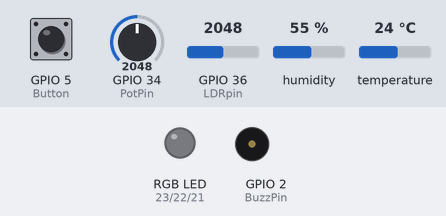
A sketch run on a simulated ESP32. Parts: an RGB LED mixed from three pins (HIGH = lit), buzzer (waves = sounding). Inputs (shaded band) come from the test bench; at power-on: GPIO 5 (Button) HIGH, temperature 24 °C, GPIO 34 (PotPin) = 2048, GPIO 36 (LDRpin) = 2048, humidity 55 %. WiFi joins after 1.5 s; servers stay silent unless stated.

Above: at 2.7 s.
2.8 s: GPIO 5 (Button) pulled LOW for 0.15 s
At 3.2 s:
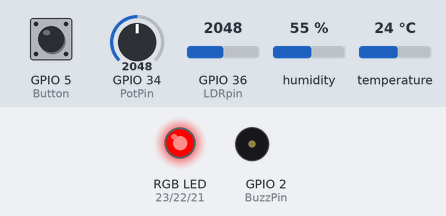
4.4 s: temperature set to 30 °C
6.7 s: temperature set to 33 °C
At 8.0 s:
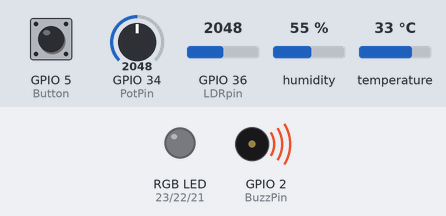
9.0 s: temperature set to 12 °C
At 10.4 s:
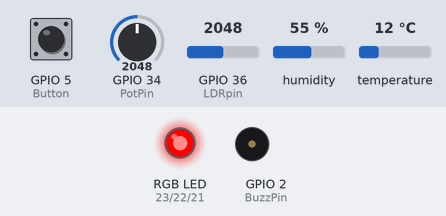
11.1 s: GPIO 34 (PotPin) set to 1906
At 11.9 s:
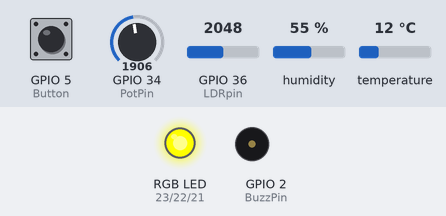
12.6 s: GPIO 34 (PotPin) set to 1436
14.1 s: GPIO 34 (PotPin) set to 1328
At 15.4 s:
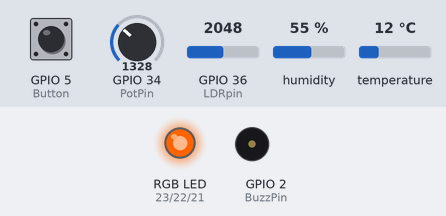
Timing chart, 0 to 16.6 s (numbered marks = the images above; inputs shaded):
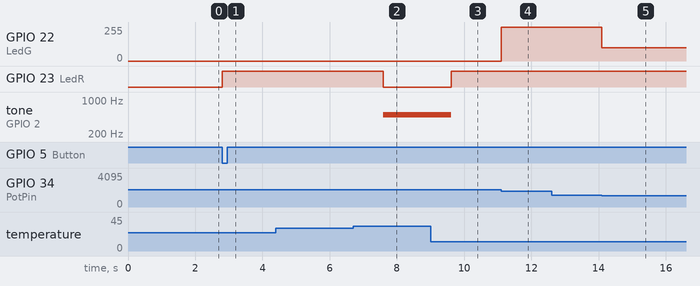

Measured:
- the behaviour switches between 31 and 32 °C on temperature (found by bisection; images 1 and 2)
- the behaviour switches between 1948 and 1947 on GPIO 34 (PotPin) (found by bisection; images 3 and 4)
- the behaviour switches between 1365 and 1364 on GPIO 34 (PotPin) (found by bisection; images 4 and 5)
- after the input at 2.8 s, GPIO 23 (LedR): LOW → HIGH at once
- after the input at 4.4 s, every drawn part: stays the same
- after the input at 6.7 s, GPIO 23 (LedR): HIGH → LOW after 0.90 s; tone on GPIO 2 (BuzzPin): silent → 500 Hz after 0.90 s
- after the input at 9.0 s, GPIO 23 (LedR): LOW → HIGH after 0.62 s; tone on GPIO 2 (BuzzPin): 500 Hz → silent after 0.62 s
- after the input at 11.1 s, GPIO 22 (LedG): 0/255 → 255/255 at once
- after the input at 12.6 s, every drawn part: stays the same
- after the input at 14.1 s, GPIO 22 (LedG): 255/255 → 100/255 at once

The sketch:

LampadaInteligente.ino
```cpp
#include "thingProperties.h"
#include "DHT.h"
#include "soc/soc.h"
#include "soc/rtc_cntl_reg.h"

// HARDWARE
#define DHTTYPE DHT11
#define DHTpin  4
#define LDRpin 36
#define PotPin 34
#define Button 5

#define BuzzPin 2
#define LedR 23
#define LedG 22
#define LedB 21

// Variáveis Locais
bool LED_LOCK = false;
bool TEMP_ENABLED = true;
bool LDR_ENABLED = true;

// --- MEMÓRIA DO BOTÃO FÍSICO ---
int ultimoValorFisico = 0;
const int THRESHOLD = 100; // Sensibilidade

volatile unsigned long lastButtonPress = 0;
const unsigned long debounceDelay = 250;

DHT dht(DHTpin, DHTTYPE);

void IRAM_ATTR rotina_botao() {
  unsigned long currentTime = millis();
  if ((currentTime - lastButtonPress) > debounceDelay) {
    sistema_ativo = !sistema_ativo;
    lastButtonPress = currentTime;
  }
}

void setColor(int r, int g, int b) {
  analogWrite(LedR, r);
  analogWrite(LedG, g);
  analogWrite(LedB, b);
}

void setup() {
  WRITE_PERI_REG(RTC_CNTL_BROWN_OUT_REG, 0);
  Serial.begin(115200);
  delay(1500);

  // Inicializa a memória do botão
  ultimoValorFisico = analogRead(PotPin);

  dht.begin();
  pinMode(BuzzPin, OUTPUT);
  pinMode(LedR, OUTPUT);
  pinMode(LedG, OUTPUT);
  pinMode(LedB, OUTPUT);
  pinMode(Button, INPUT_PULLUP);

  attachInterrupt(digitalPinToInterrupt(Button), rotina_botao, FALLING);

  initProperties();
  ArduinoCloud.begin(ArduinoIoTPreferredConnection);
  setDebugMessageLevel(2);
  ArduinoCloud.printDebugInfo();
}

void loop() {
  ArduinoCloud.update();

  // --- LEITURAS  ---
  float tempLida = dht.readTemperature();
  float humLida  = dht.readHumidity();
  int ldrLido = analogRead(LDRpin);

  // --- LÓGICA DO LED HÍBRIDO ---
  int leituraAtual = analogRead(PotPin);

  if (abs(leituraAtual - ultimoValorFisico) > THRESHOLD) {
    cores = leituraAtual;
    ultimoValorFisico = leituraAtual;
  }

  if (isnan(tempLida)) tempLida = 0.0;
  if (isnan(humLida))  humLida = 0.0;

  temperatura = tempLida;
  umidade = humLida;
  luminosidade = ldrLido;

  // --- SAÍDAS ---
  if (!sistema_ativo) {
    noTone(BuzzPin);
    setColor(0,0,0);
  }
  else {
    // P1: TEMPERATURA
    if (TEMP_ENABLED && (temperatura < 0 || temperatura > 31)) {
      LED_LOCK = true;
      setColor(0,0,0);
      tone(BuzzPin, 500);
    }
    else {
      noTone(BuzzPin);

      // P2: LUMINOSIDADE
      if (LDR_ENABLED) {
        if (luminosidade < 1500) {
           LED_LOCK = true;
           setColor(0,0,0);
        } else {
           LED_LOCK = false;
        }
      }

      // P3: CORES
      if (!LED_LOCK) {
        if (cores < 682) setColor(255, 0, 0);
        else if (cores < 1365) setColor(255, 100, 0);
        else if (cores < 2048) setColor(255, 255, 0);
        else if (cores < 2731) setColor(255, 255, 255);
        else if (cores < 3072) setColor(0, 255, 255);
        else setColor(0, 0, 255);
      }
    }
  }
}

void onCoresChange()         {}
void onSistemaAtivoChange()  {}
void onTemperaturaChange()   {}
void onUmidadeChange()       {}
void onLuminosidadeChange()  {}
```

thingProperties.h
```cpp
#include <ArduinoIoTCloud.h>
#include <Arduino_ConnectionHandler.h>

const char DEVICE_LOGIN_NAME[]  = "305a2284-b5a3-410e-a77d-a38a9c814d2b";
const char DEVICE_KEY[]  = "12Akq?Hd2sW5IITC8Vliq172#";

const char SSID[]     = "Gradin Wifi";
const char PASS[]     = "1234567890";

void onSistemaAtivoChange();
void onCoresChange();

bool sistema_ativo;
float temperatura;
float umidade;
int luminosidade;
int cores;

void initProperties(){
  ArduinoCloud.setBoardId(DEVICE_LOGIN_NAME);
  ArduinoCloud.setSecretDeviceKey(DEVICE_KEY);

  ArduinoCloud.addProperty(sistema_ativo, READWRITE, ON_CHANGE, onSistemaAtivoChange);
  ArduinoCloud.addProperty(temperatura, READ, ON_CHANGE, NULL);
  ArduinoCloud.addProperty(umidade, READ, ON_CHANGE, NULL);
  ArduinoCloud.addProperty(luminosidade, READ, ON_CHANGE, NULL);
  ArduinoCloud.addProperty(cores, READWRITE, ON_CHANGE, onCoresChange);
}

WiFiConnectionHandler ArduinoIoTPreferredConnection(SSID, PASS);
```
